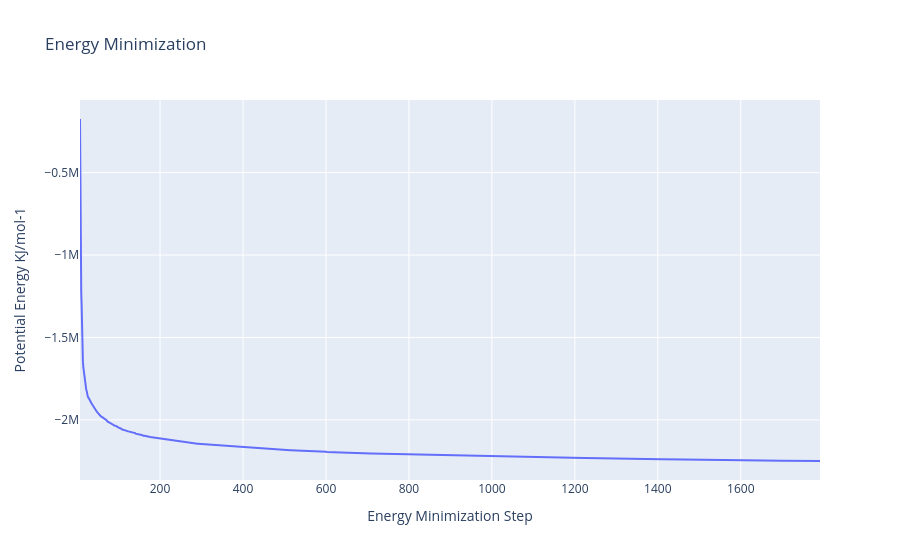

Source (notebook cell):
### Code cell
# GMXEnergy: Getting system energy by time  
from biobb_analysis.gromacs.gmx_energy import gmx_energy

# Create prop dict and inputs/outputs
AWH_output_min_ene_xvg = AWH_dir / f'{ref}_min_ene.xvg'
prop = {
    'terms':  ["Potential"]
}

# Create and launch bb
gmx_energy(input_energy_path=AWH_output_min_edr, 
          output_xvg_path=AWH_output_min_ene_xvg, 
          properties=prop
)

import plotly
import plotly.graph_objs as go

#Read data from file and filter energy values higher than 1000 Kj/mol^-1
with open(AWH_output_min_ene_xvg,'r') as energy_file:
    x,y = map(
        list,
        zip(*[
            (float(line.split()[0]),float(line.split()[1]))
            for line in energy_file 
            if not line.startswith(("#","@")) 
            if float(line.split()[1]) < 1000 
        ])
    )

plotly.offline.init_notebook_mode(connected=True)

fig = {
    "data": [go.Scatter(x=x, y=y)],
    "layout": go.Layout(title="Energy Minimization",
                        xaxis=dict(title = "Energy Minimization Step"),
                        yaxis=dict(title = "Potential Energy KJ/mol-1")
                       )
}

plotly.offline.iplot(fig)

### Figure 1 — Plotly figure (JSON) as saved in the notebook; plotly's stock layout.template omitted (floating-point values rounded to 4 significant figures; data arrays with more than 128 entries replaced by an {"elided": "..."} marker saying what was removed)
{"data": [{"type": "scatter", "x": {"elided": "1412 int values"}, "y": {"elided": "1412 float values"}}], "layout": {"title": {"text": "Energy Minimization"}, "xaxis": {"title": {"text": "Energy Minimization Step"}}, "yaxis": {"title": {"text": "Potential Energy KJ/mol-1"}}}}
